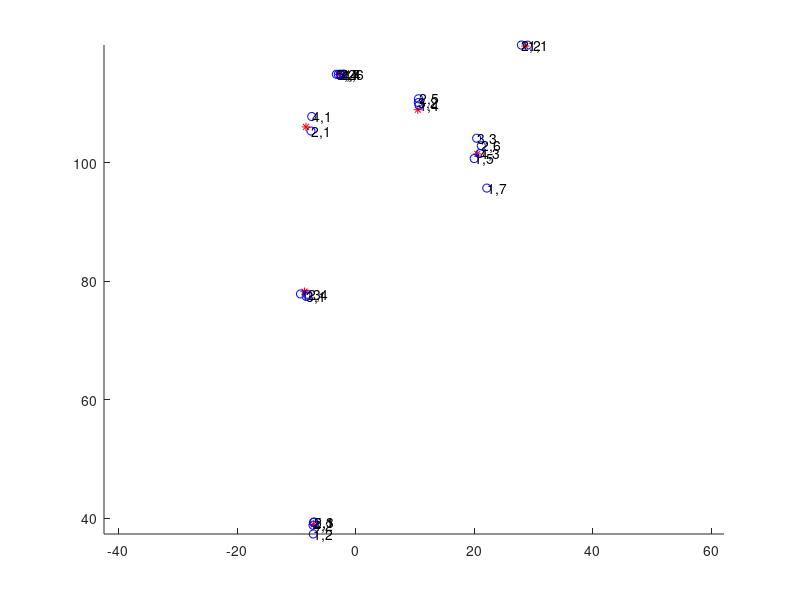

Write the MATLAB code that produced this figure. (Note: this script raises an error after producing the figure.)
clc 
clear
close all

%% generate groud truth

N_gt = 7;
ground_truth = {};
for i = 1:N_gt
    ground_truth{i} = struct('mean', [-30 + (30-(-30))*rand(1,1); -10 + (120-(-10))*rand(1,1)],...
        'covariance', [rand(),0;0,rand()]);
end

%% properties for the sensors
r1 = 0.7;
r2 = 0.7;
r3 = 0.7;
r4 = 0.5;
r5 = 0.5;
r = [r1, r2, r3, r4, r5];
w = [1/5, 1/5, 1/5, 1/5, 1/5];

cov1 = 10*eye(2);
cov2 = 10*eye(2);
cov3 = 10*eye(2);
cov4 = 10*eye(2);

cov = [cov1,cov2,cov3,cov4];
%% generate detections using Poisson and Bernoulli
detection = {};

for i = 1:N_gt
    for j = 1:length(r)
        if rand < r(j)
            detection{end+1} = struct('source', j, 'existance', 0.8, ...
                'mean', mvnrnd(ground_truth{i}.mean,ground_truth{i}.covariance)', 'cov', randi(10)*[2,0;0,1]);
        end
    end
end

% false detection
% or unique detection?
% for i = 1:ceil(length(N_gt/10))
%     detection{end+1} = struct('source', randi([1,length(r)]), 'existance', 0.8, ...
%                 'mean', [-30 + (30-(-30))*rand(1,1); -10 + (120-(-10))*rand(1,1)], 'cov', eye(2));
% end

% test the unique detection only in sensor 1
for i = 1:ceil(length(N_gt/10))
    detection{end+1} = struct('source', 1, 'existance', 0.8, ...
                'mean', [-30 + (30-(-30))*rand(1,1); -10 + (120-(-10))*rand(1,1)], 'cov', eye(2));
end


%% plot the ground truth
figure(1)
axis equal
hold on
% plot ground truth
for i = 1:length(ground_truth)
    plot(ground_truth{i}.mean(1), ground_truth{i}.mean(2), '*r')
end
% for i = 1:length(detection) % sensor idx
%     plot(detection{i}.mean(1), detection{i}.mean(2), 'ob')
%     text(detection{i}.mean(1)+0.1, detection{i}.mean(2)-0.1, num2str(detection{i}.source))
% end
%% put detections from same sensor together
sensor_detection = {};
% warning: this makes the lopps j times, maybe takes longer time
for j = 1:length(r) % the sensor's idx
    sensorj_detection = {};
    for i = 1:size(detection,2) % detection idx
        if(detection{i}.source) == j % if this detection comes from this sensor
            sensorj_detection{end+1} = detection{i};
        end    
    end
    sensor_detection{end+1} = sensorj_detection;
end

%% plot the detections
for i = 1: length(sensor_detection)
    for j = 1: length(sensor_detection{i})
        plot(sensor_detection{i}{j}.mean(1), sensor_detection{i}{j}.mean(2), 'ob');
        text(sensor_detection{i}{j}.mean(1)+0.1, sensor_detection{i}{j}.mean(2)-0.1, [num2str(i),',',num2str(j)])
    end
end

%% calculate symetric KLD score between every pair tracks
% N_detect = length(detection);

% cost_matrix = zeros(N_detect, N_detect);

% for i = 1:N_detect
%     for j = i+1:N_detect
%         score1 = KLD(detection{i}.mean, detection{j}.mean, detection{i}.cov, detection{j}.cov);
%         score2 = KLD(detection{j}.mean, detection{i}.mean, detection{j}.cov, detection{i}.cov);
%         cost_matrix(i, j) = 0.5*(score1+score2);
%     end
% end
tuples_collect = cell(1, length(r)-1);

i = 1;
for j = 2: length(r)
    % find KLD cost matrix
    cost_matrix = zeros(size(sensor_detection{i},2), size(sensor_detection{j},2));
    for m =1:size(sensor_detection{i},2)
        for n =1:size(sensor_detection{j},2)
            score1 = KLD(sensor_detection{i}{m}.mean, sensor_detection{j}{n}.mean, sensor_detection{i}{m}.cov, sensor_detection{j}{n}.cov);
            score2 = KLD(sensor_detection{j}{n}.mean, sensor_detection{i}{m}.mean, sensor_detection{j}{n}.cov, sensor_detection{i}{m}.cov);
            cost_matrix(m, n) = 0.5*(score1+score2);
        end
    end

    % use assign2D to find pairs
    [col4row, row4col, gain]=assign2D(cost_matrix);
    N=size(cost_matrix,1);

    for curRow=1:N
        tuples(1,curRow)=curRow;
        tuples(2,curRow)=col4row(curRow);
    end
    % tuples
    tuples_collect{j-1} = tuples;

end

%% gather the dettections by objects
assign_matrix = tuples_collect{1};
for j = 3: length(r)
    assign_matrix(j,:) = tuples_collect{j-1}(2,:);
end
assign_matrix

object_detection = cell(1,size(assign_matrix,2));
for i = 1:size(assign_matrix,2) % object
    for j = 1:length(r) % sensor
        if assign_matrix(j,i)~=0
            object_detection{i}{end+1} = sensor_detection{j}(assign_matrix(j,i));
        end
    end  
end

%% Fusion
% simple fusion
for i = 1:length(object_detection)
    object_fusion{i} = struct('mean',[],'cov',[]);
end

for i = 1:length(object_detection) % iter object
    sum_winvP = 0;
    sum_winvPm = 0;
    for j = 1:length(object_detection{i}) % iter sensor detection
        sum_winvP = sum_winvP + w(object_detection{i}{j}{1}.source)*inv(object_detection{i}{j}{1}.cov);
        sum_winvPm = sum_winvPm + w(object_detection{i}{j}{1}.source)*inv(object_detection{i}{j}{1}.cov)*object_detection{i}{j}{1}.mean;
    end

    object_fusion{i}.cov = inv(sum_winvP);
    object_fusion{i}.mean = object_fusion{i}.cov*sum_winvPm;
end

%% Draw
for i = 1:length(object_detection)
     xy = sigmaEllipse2D(object_fusion{i}.mean, object_fusion{i}.cov);
     plot(xy(1,:), xy(2,:), 'r--')
end

%% help functions
function score = KLD(m1,m2,cov1,cov2)
    score = 0.5*( (m2-m1)'*inv(cov2)*(m2-m1) + trace(inv(cov2)*cov1)...
        - log(det(cov1)/det(cov2)) - 2 );
end
